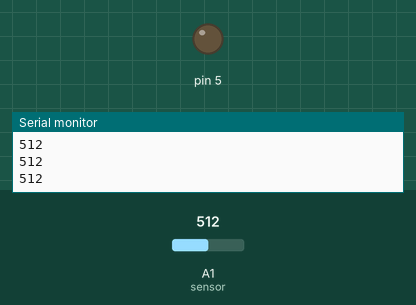
A sketch run on a simulated Arduino Uno, built with avr-gcc and run on an emulated ATmega328P. Parts: output pins drawn as LEDs (lit = HIGH), the last lines printed to the serial monitor. The test bench sets the inputs (shaded band); at power-on: A1 (sensor) = 512.

Above: at 1.2 s.
1.3 s: A1 (sensor) set to 483
2.8 s: A1 (sensor) set to 468
At 3.4 s:
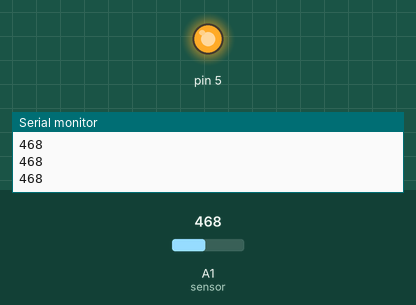
4.3 s: A1 (sensor) set to 485
At 5.5 s:
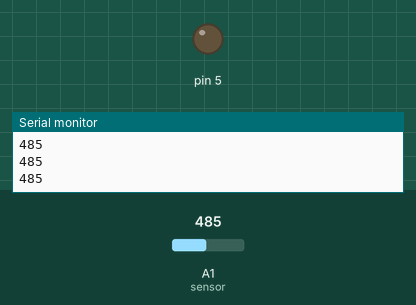
5.8 s: A1 (sensor) set to 465
At 6.9 s:
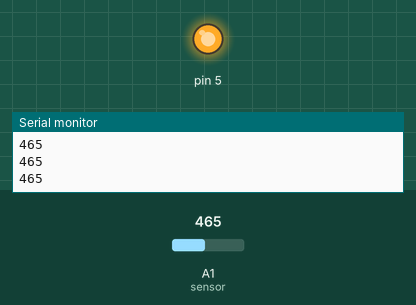
Timing chart, 0 to 8.3 s (numbered marks = the images above; inputs shaded):
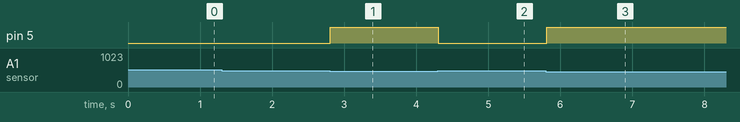

Measured:
- the behaviour switches between 476 and 475 on A1 (sensor) (found by bisection; images 0 and 1)
- after the input at 2.8 s, pin 5: LOW → HIGH at once
- after the input at 4.3 s, pin 5: HIGH → LOW at once
- after the input at 5.8 s, pin 5: LOW → HIGH at once

The sketch:

IR_test.ino
```cpp
//collects data from an analog sensor

int sensorpin = 1;                 // analog pin used to connect the sharp sensor
int val = 0;                 // variable to store the values from sensor(initially zero)

void setup()
{
  Serial.begin(9600);               // starts the serial monitor
  pinMode(5,OUTPUT);
}

void loop()
{
  val = analogRead(A1);       // reads the value of the sharp sensor
  Serial.println(val); // prints the value of the sensor to the serial monitor
  if (val > 475){
    digitalWrite(5,LOW);
  }
  else{
    digitalWrite(5,HIGH);
  }
}
```
